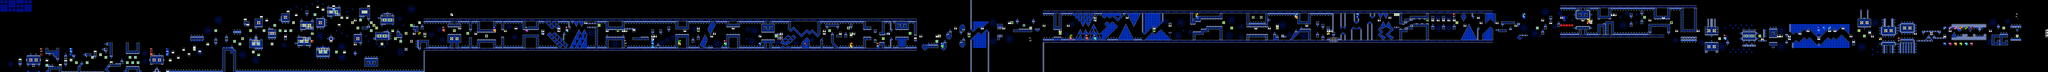

This game map was drawn from its Tiled (.tmx) file and the tilesets committed beside it. A one-line description and the trimmed map source follow:
An orthogonal 764x27 tile map with 16x16 px tiles, 2 tile layers (SP, ...), 2 tilesets, 2 image layers.

<map version="1.10" tiledversion="1.11.2" orientation="orthogonal" renderorder="right-down" width="764" height="27" tilewidth="16" tileheight="16" infinite="0" nextlayerid="5" nextobjectid="1">
 <editorsettings>
  <chunksize width="16" height="27" />
  <export target="stereomadness.csv" format="csv" />
 </editorsettings>
 <tileset firstgid="1" name="famidash" tilewidth="16" tileheight="16" tilecount="256" columns="16">
  <image source="../../../GRAPHICS/famidash.bmp" width="256" height="256" />
 </tileset>
 <tileset firstgid="257" name="sprites" tilewidth="16" tileheight="16" tilecount="256" columns="16">
  <image source="../../../GRAPHICS/sprites.png" width="256" height="256" />
 </tileset>
 <imagelayer id="3" name="Image Layer 1" parallaxx="0.9" parallaxy="0.9" repeatx="1" repeaty="1">
  <image source="../../../GRAPHICS/Old/parallax Blue.bmp" width="144" height="72" />
 </imagelayer>
 <imagelayer id="4" name="Image Layer 2" offsetx="0" offsety="432" repeatx="1">
  <image source="../../../GRAPHICS/ground.bmp" width="64" height="128" />
 </imagelayer>
 <layer id="1" width="764" height="27">
  <data>[20628 cells, 20628 non-empty, 89 distinct tile ids]</data>
 </layer>
 <layer id="2" name="SP" width="764" height="27">
  <data>[20628 cells, 356 non-empty, 72 distinct tile ids]</data>
 </layer>
</map>
